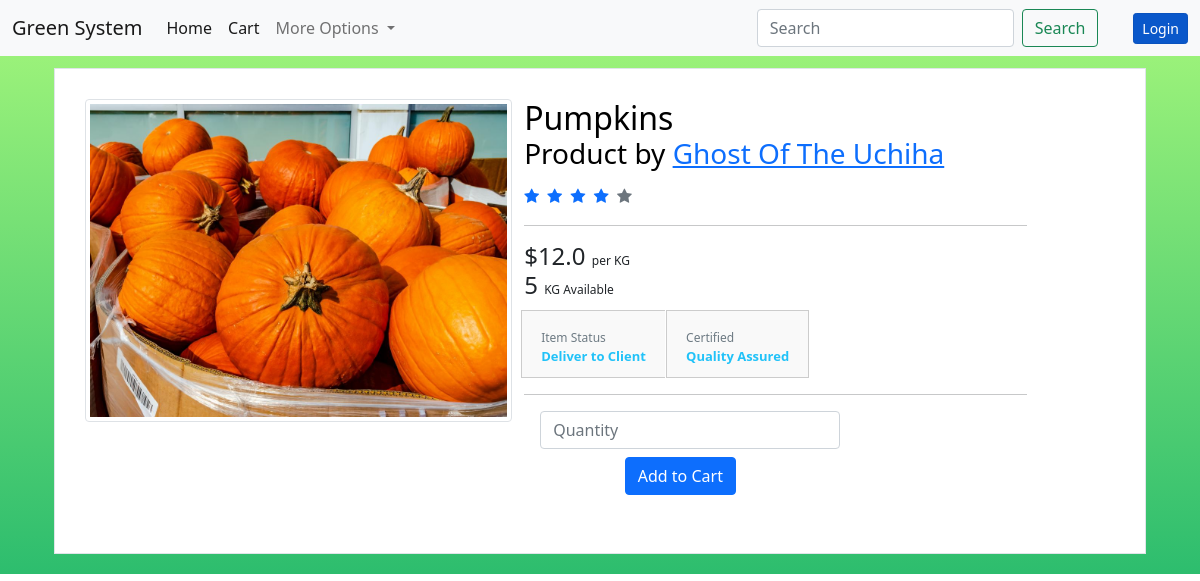
Page /item_details/1 on the earlier database version.
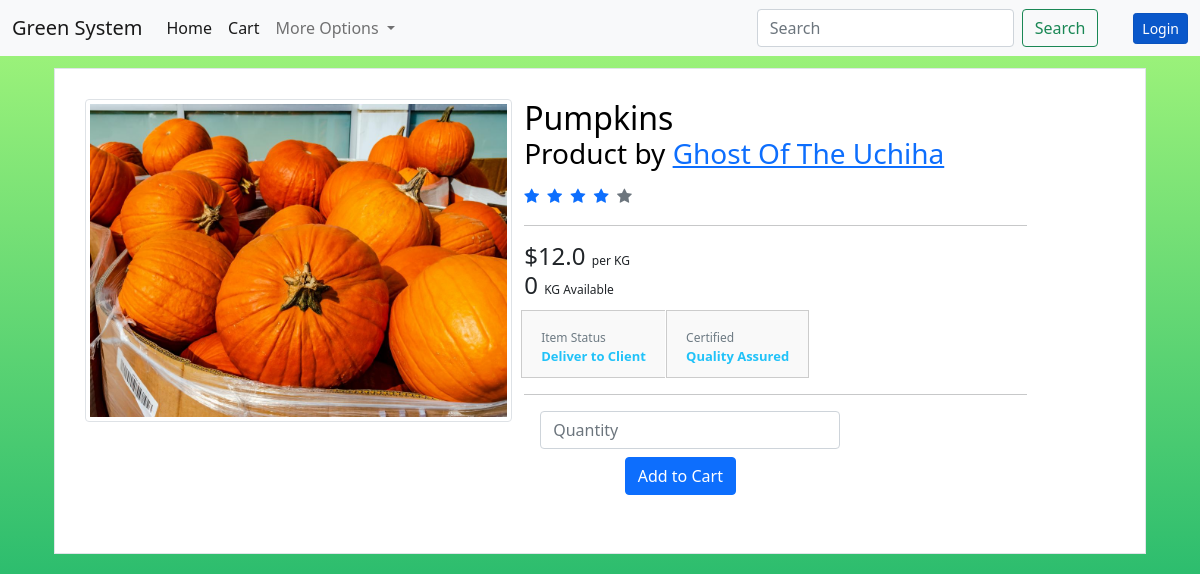
Same page on the later database version.
### main.py (models this page shows, shortened)
class Item(db.Model):
    id=db.Column(db.Integer,primary_key=True)
    user_id=db.Column(db.Integer,db.ForeignKey('user.id'))
    name=db.Column(db.String,nullable=False)
    image=db.Column(db.String,nullable=False)
    quantity=db.Column(db.Integer,nullable=False)
    price=db.Column(db.Float,nullable=False)
    delivery=db.Column(db.String,nullable=False)

### main.py (the view)
@app.route('/item_details/<int:id>',methods=['GET'])
def item_details(id):
    item=Item.query.get(id)
    return render_template('item_details.html',item=item)

### main.py
class SearchForm(FlaskForm):
    Search=StringField("Search",validators=[DataRequired()])
    submit=SubmitField("Search")

### main.py (called while the page is built)
@app.context_processor
def base():
    form=SearchForm()
    return dict(form=form)

### templates/item_details.html (shortened to what this page needs)
{% extends 'layout.html' %}
{% block content%}
<link href="https://maxcdn.bootstrapcdn.com/font-awesome/4.3.0/css/font-awesome.min.css" rel="stylesheet" />
<div class="container">
    <div class="product-content product-wrap clearfix product-deatil">
        <div class="row">
            <div class="col-md-5 col-sm-12 col-xs-12">
                <div class="product-image">
                    <div id="myCarousel-2" class="carousel slide">
                        <div class="carousel-inner">
                            <div class="item">
                                <img src="/static/item_images/{{item.image}}" class="mx-auto img-thumbnail" alt="{{item.name}}" />
                            </div>
                        </div>
                    </div>
                </div>
            </div>
            <div class="col-md-6 col-md-offset-1 col-sm-12 col-xs-12">
                <h2 class="name">
                    {{item.name}}
                    <small>Product by <a href="/get_user_items/{{item.user.id}}">{{item.user.username}}</a></small>
                    <i class="fa fa-star fa-2x text-primary"></i>
                    <i class="fa fa-star fa-2x text-primary"></i>
                    <i class="fa fa-star fa-2x text-primary"></i>
                    <i class="fa fa-star fa-2x text-primary"></i>
                    <i class="fa fa-star fa-2x text-muted"></i>
                </h2>
                <hr />
                <h3 class="price-container">
                    ${{item.price}}
                    <small>per KG</small>
                </h3>
                <h3 class="price-container">
                    {{item.quantity}}
                    <small>KG Available</small>
                </h3>
                <div class="certified">
                    <ul>
                        <li>
                            <a href="javascript:void(0);">Item Status<span>{{item.delivery}}</span></a>
                        </li>
                        <li>
                            <a href="javascript:void(0);">Certified<span>Quality Assured</span></a>
                        </li>
                    </ul>
                </div>
                <hr />
                <form class="form-inline"  method="POST" action="/add_to_cart/{{item.id}}">
                    <div class="form-group mx-sm-3 mb-2">
                      <input type="number" style="width: 300px;" min="1" max="{{item.quantity}}" class="form-control" id="quantity" name="quantity" placeholder="Quantity">
                    </div>
                    <div style="margin-left: 20%;">
                    <button type="submit" class="btn btn-primary mb-2">Add to Cart</button>
                    </div>
                </form>
                </div>
            </div>
        </div>
    </div>
</div>
{%endblock%}

Differences in the rows shown:
changed Item "Pumpkins": quantity "5" → "0"
